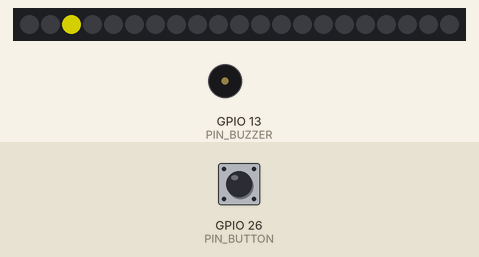
Recording of a sketch running on a simulated ESP32. On the bench: 21 RGB LEDs in strip order, left to right, buzzer (waves = sounding, pin HIGH). Inputs (shaded band) come from the test bench; at power-on: GPIO 26 (PIN_BUTTON) HIGH. Dim RGB values are drawn brighter than linear; random numbers use the default seed unless the sketch sets one.

Above: at 1.2 s.
1.3 s: GPIO 26 (PIN_BUTTON) pulled LOW for 0.15 s
At 2.4 s:
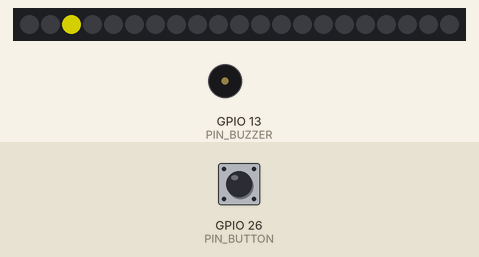
2.9 s: GPIO 26 (PIN_BUTTON) pulled LOW for 0.15 s
At 3.3 s:
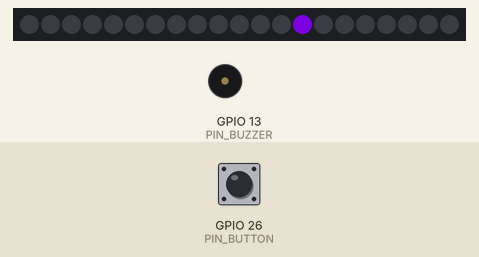
3.6 s: GPIO 26 (PIN_BUTTON) pulled LOW for 1 s
At 3.95 s:
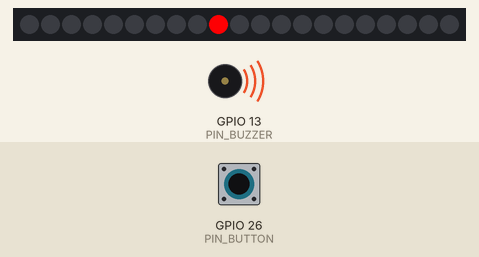
5.2 s: GPIO 26 (PIN_BUTTON) pulled LOW for 3.2 s
At 5.55 s:
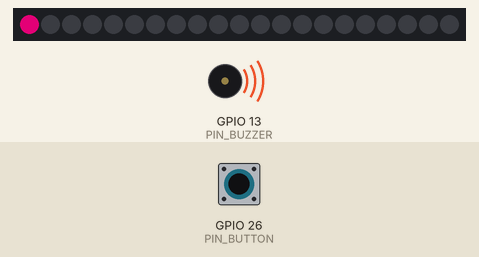
9.9 s: GPIO 26 (PIN_BUTTON) pulled LOW for 0.15 s
At 10.1 s:
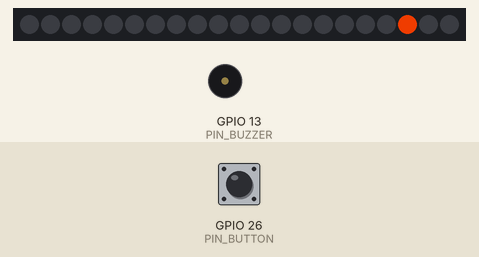
10.6 s: GPIO 26 (PIN_BUTTON) driven LOW
At 11.25 s:
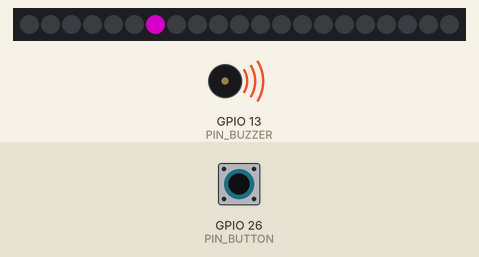
Timing chart, 0 to 20.0 s (numbered marks = the images above; inputs shaded):
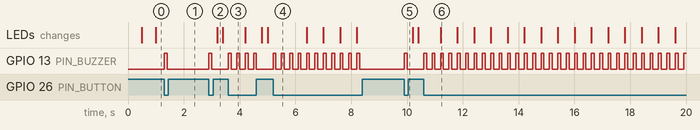

Measured:
- after the input at 1.3 s, GPIO 13 (PIN_BUZZER): LOW → HIGH at once, → LOW 0.10 s later
- after the input at 2.9 s, GPIO 13 (PIN_BUZZER): LOW → HIGH at once, → LOW 0.10 s later; the LEDs: change after 0.30 s (image 2)
- after the input at 3.6 s, GPIO 13 (PIN_BUZZER): alternates HIGH for 0.10 s and LOW for 0.20 s, 8 changes in all, then stays LOW, starting at once
- after the input at 5.2 s, GPIO 13 (PIN_BUZZER): alternates HIGH for 0.10 s and LOW for 0.20 s, 22 changes in all, then stays LOW, starting at once
- after the input at 9.9 s, GPIO 13 (PIN_BUZZER): LOW → HIGH at once, → LOW 0.10 s later
- after the input at 10.6 s, GPIO 13 (PIN_BUZZER): alternates HIGH for 0.10 s and LOW for 0.20 s, starting at once
- what the display in image 6 shows lasts 0.6 s, from 11.2 s to 11.8 s

The sketch:

uno_en_uno_rainbow.ino
```cpp
#include <Adafruit_NeoPixel.h>

// Definir pines y otros parámetros
#define PIN_NEO_PIXEL 19
#define NUM_PIXELS 21
#define PIN_BUTTON 26
#define PIN_BUZZER 13

Adafruit_NeoPixel strip = Adafruit_NeoPixel(NUM_PIXELS, PIN_NEO_PIXEL, NEO_GRB + NEO_KHZ800);

bool running = true;
unsigned long previousMillis = 0;
const long interval = 500; // intervalo de 500 ms

void setup() {
  strip.begin();
  strip.show(); // Inicializar todos los pixels a 'off'

  pinMode(PIN_BUTTON, INPUT_PULLUP);
  pinMode(PIN_BUZZER, OUTPUT);

  Serial.begin(9600);
}

void loop() {
  unsigned long currentMillis = millis();

  // Verificar si el botón está presionado
  if (digitalRead(PIN_BUTTON) == LOW) {
    running = !running; // Cambiar el estado de running
    digitalWrite(PIN_BUZZER, HIGH); // Activar el buzzer
    delay(100); // Pequeño retardo para evitar rebotes
    digitalWrite(PIN_BUZZER, LOW); // Desactivar el buzzer
    delay(200); // Pequeño retardo adicional para evitar múltiples cambios de estado por un solo toque del botón
  }

  if (running && (currentMillis - previousMillis >= interval)) {
    previousMillis = currentMillis;
    lightRandomPixel();
  }
}

void lightRandomPixel() {
  // Apagar todos los LEDs
  for (int i = 0; i < NUM_PIXELS; i++) {
    strip.setPixelColor(i, strip.Color(0, 0, 0));
  }

  // Encender un LED aleatorio con un color del arcoíris
  int randomPixel = random(NUM_PIXELS);
  uint32_t color = Wheel(random(256)); // Obtener un color aleatorio del arcoíris
  strip.setPixelColor(randomPixel, color);
  strip.show();
}

// Función para generar colores del arcoíris
uint32_t Wheel(byte WheelPos) {
  WheelPos = 255 - WheelPos;
  if (WheelPos < 85) {
    return strip.Color(255 - WheelPos * 3, 0, WheelPos * 3);
  } else if (WheelPos < 170) {
    WheelPos -= 85;
    return strip.Color(0, WheelPos * 3, 255 - WheelPos * 3);
  } else {
    WheelPos -= 170;
    return strip.Color(WheelPos * 3, 255 - WheelPos * 3, 0);
  }
}
```
